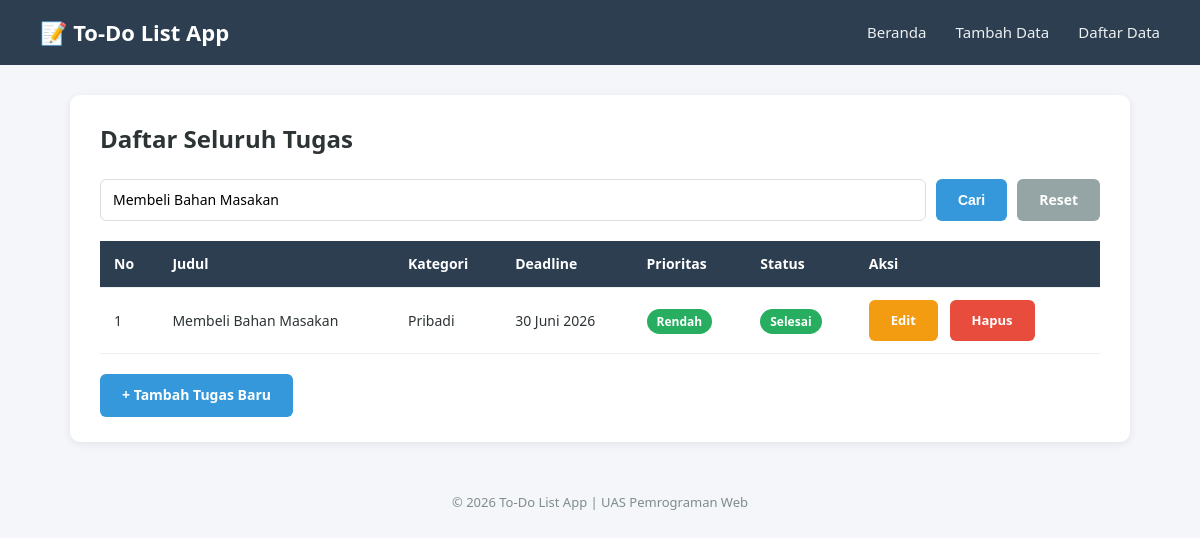
Page /daftar.php?cari=Membeli Bahan Masakan on the committed database.
### tables this page shows
CREATE TABLE IF NOT EXISTS tugas (
    id INT(11) NOT NULL AUTO_INCREMENT,
    judul VARCHAR(100) NOT NULL,
    deskripsi TEXT NOT NULL,
    kategori VARCHAR(50) NOT NULL,
    tanggal_deadline DATE NOT NULL,
    prioritas ENUM('Rendah', 'Sedang', 'Tinggi') NOT NULL DEFAULT 'Sedang',
    status ENUM('Belum Selesai', 'Selesai') NOT NULL DEFAULT 'Belum Selesai',
    created_at TIMESTAMP DEFAULT CURRENT_TIMESTAMP,
    PRIMARY KEY (id)
);

### daftar.php (the view, shortened to what this page needs)
<?php
require "koneksi.php";
require "functions.php";
$keyword = isset($_GET['cari']) ? mysqli_real_escape_string($koneksi, $_GET['cari']) : "";
if (!empty($keyword)) {
    $query = "SELECT * FROM tugas WHERE judul LIKE '%$keyword%' OR kategori LIKE '%$keyword%' ORDER BY tanggal_deadline ASC";
} else {
    $query = "SELECT * FROM tugas ORDER BY tanggal_deadline ASC";
}
$hasil = mysqli_query($koneksi, $query);
require "header.php";
?>
    <div class="card">
        <h2 style="margin-bottom: 20px;">Daftar Seluruh Tugas</h2>
        <form action="daftar.php" method="GET" style="display:flex; gap:10px; margin-bottom:20px;">
            <input type="text" name="cari" placeholder="Cari judul atau kategori..." value="<?php echo htmlspecialchars($keyword); ?>" style="margin-bottom:0;">
            <button type="submit" class="btn btn-primary">Cari</button>
            <a href="daftar.php" class="btn btn-secondary">Reset</a>
        </form>
        <?php if (mysqli_num_rows($hasil) > 0) { ?>
            <table>
                <thead>
                    <tr>
                        <th>No</th>
                        <th>Judul</th>
                        <th>Kategori</th>
                        <th>Deadline</th>
                        <th>Prioritas</th>
                        <th>Status</th>
                        <th>Aksi</th>
                    </tr>
                </thead>
                <tbody>
                    <?php
                    $no = 1;
                    while ($row = mysqli_fetch_assoc($hasil)) {
                    ?>
                        <tr>
                            <td><?php echo $no++; ?></td>
                            <td><?php echo htmlspecialchars($row['judul']); ?></td>
                            <td><?php echo htmlspecialchars($row['kategori']); ?></td>
                            <td><?php echo formatTanggal($row['tanggal_deadline']); ?></td>
                            <td><?php echo labelPrioritas($row['prioritas']); ?></td>
                            <td><?php echo labelStatus($row['status']); ?></td>
                            <td class="action-links">
                                <a href="edit.php?id=<?php echo $row['id']; ?>" class="btn btn-warning">Edit</a>
                                <a href="hapus.php?id=<?php echo $row['id']; ?>"
                                   class="btn btn-danger"
                                   onclick="return confirm('Yakin ingin menghapus tugas ini?');">Hapus</a>
                            </td>
                        </tr>
                    <?php } ?>
                </tbody>
            </table>
        <?php } else { ?>
            <p>Tidak ada data yang ditemukan.</p>
        <?php } ?>
        <div style="margin-top: 20px;">
            <a href="tambah.php" class="btn btn-primary">+ Tambah Tugas Baru</a>
        </div>
    </div>
<?php require "footer.php"; ?>

### functions.php (shortened to what this page needs)
<?php
function formatTanggal($tanggal) {
    $bulan = array(
        1 => "Januari", 2 => "Februari", 3 => "Maret", 4 => "April",
        5 => "Mei", 6 => "Juni", 7 => "Juli", 8 => "Agustus",
        9 => "September", 10 => "Oktober", 11 => "November", 12 => "Desember"
    );
    $pecah = explode("-", $tanggal);
    $tahun = $pecah[0];
    $bulanAngka = (int) $pecah[1];
    $hari = $pecah[2];
    return $hari . " " . $bulan[$bulanAngka] . " " . $tahun;
}
function labelPrioritas($prioritas) {
    if ($prioritas == "Tinggi") {
        $class = "badge-tinggi";
    } elseif ($prioritas == "Sedang") {
        $class = "badge-sedang";
    } else {
        $class = "badge-rendah";
    }
    return '<span class="badge ' . $class . '">' . $prioritas . '</span>';
}
function labelStatus($status) {
    if ($status == "Selesai") {
        $class = "badge-selesai";
    } else {
        $class = "badge-belum";
    }
    return '<span class="badge ' . $class . '">' . $status . '</span>';
}
?>

### style.css (style rules this page uses)
* { margin: 0; padding: 0; box-sizing: border-box; }
body { font-family: 'Segoe UI', Tahoma, Geneva, Verdana, sans-serif; background-color: #f4f6f9; color: #2d3436; line-height: 1.6; }
.card { background-color: #ffffff; border-radius: 10px; padding: 25px 30px; box-shadow: 0 2px 8px rgba(0, 0, 0, 0.08); margin-bottom: 25px; }
form input[type="text"], form input[type="date"], form select, form textarea { width: 100%; padding: 10px 12px; margin-bottom: 18px; border: 1px solid #dcdde1; border-radius: 6px; font-size: 14px; font-family: inherit; }
.btn { display: inline-block; padding: 10px 22px; border: none; border-radius: 6px; cursor: pointer; font-size: 14px; font-weight: 600; text-decoration: none; transition: opacity 0.2s ease-in-out; }
.btn-primary { background-color: #3498db; color: #fff; }
.btn-warning { background-color: #f39c12; color: #fff; }
.btn-danger { background-color: #e74c3c; color: #fff; }
.btn-secondary { background-color: #95a5a6; color: #fff; }
table { width: 100%; border-collapse: collapse; margin-top: 10px; }
table th, table td { padding: 12px 14px; text-align: left; border-bottom: 1px solid #ecf0f1; font-size: 14px; }
table th { background-color: #2c3e50; color: #fff; }
.badge { padding: 4px 10px; border-radius: 20px; font-size: 12px; font-weight: 600; color: #fff; }
.badge-rendah { background-color: #27ae60; }
.badge-selesai { background-color: #27ae60; }
.action-links a { margin-right: 8px; font-size: 13px; text-decoration: none; }

### rows in the picture
tugas: judul "Membeli Bahan Masakan", kategori "Pribadi", tanggal_deadline "30 Juni 2026", prioritas "Rendah", status "Selesai"
